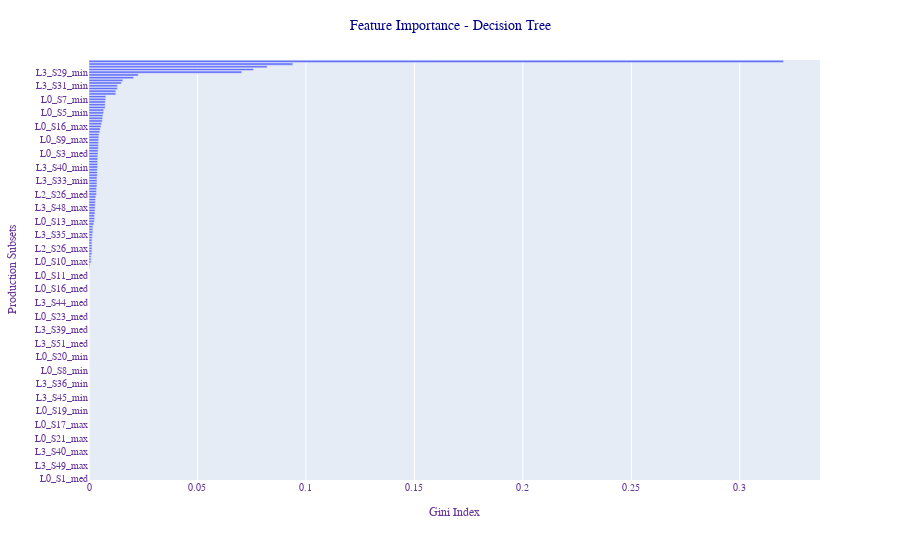

The notebook cell this image was saved under:
### Markdown cell above
**Feature Importance**

### Code cell
# Feature Importance: Gini Index Importance
sorted_idx_rf = (clft.feature_importances_).argsort()
fig = px.bar(y=X_train.columns[sorted_idx_rf],x=clft.feature_importances_[sorted_idx_rf])

# plot feature importance by using Plotly
fig.update_layout(
    xaxis_title="Gini Index",
    yaxis_title="Production Subsets",
    title_font_color="darkblue",
    font=dict(
        family="Courier New, monospace",
        size=10,
        color="RebeccaPurple"))
fig.update_layout(title_text='Feature Importance - Decision Tree', title_x=0.5)
fig.show()

### Figure 1 — Plotly figure (JSON) as saved in the notebook; plotly's stock layout.template omitted (floating-point values rounded to 4 significant figures; data arrays with more than 128 entries replaced by an {"elided": "..."} marker saying what was removed)
{"data": [{"alignmentgroup": "True", "hovertemplate": "x=%{x}<br>y=%{y}<extra></extra>", "legendgroup": "", "marker": {"color": "#636efa"}, "name": "", "offsetgroup": "", "orientation": "h", "showlegend": false, "textposition": "auto", "type": "bar", "x": {"elided": "155 float values"}, "xaxis": "x", "y": {"elided": "155 str values"}, "yaxis": "y"}], "layout": {"barmode": "relative", "font": {"color": "RebeccaPurple", "family": "Courier New, monospace", "size": 10}, "legend": {"tracegroupgap": 0}, "margin": {"t": 60}, "title": {"font": {"color": "darkblue"}, "text": "Feature Importance - Decision Tree", "x": 0.5}, "xaxis": {"anchor": "y", "domain": [0, 1], "title": {"text": "Gini Index"}}, "yaxis": {"anchor": "x", "domain": [0, 1], "title": {"text": "Production Subsets"}}}}
